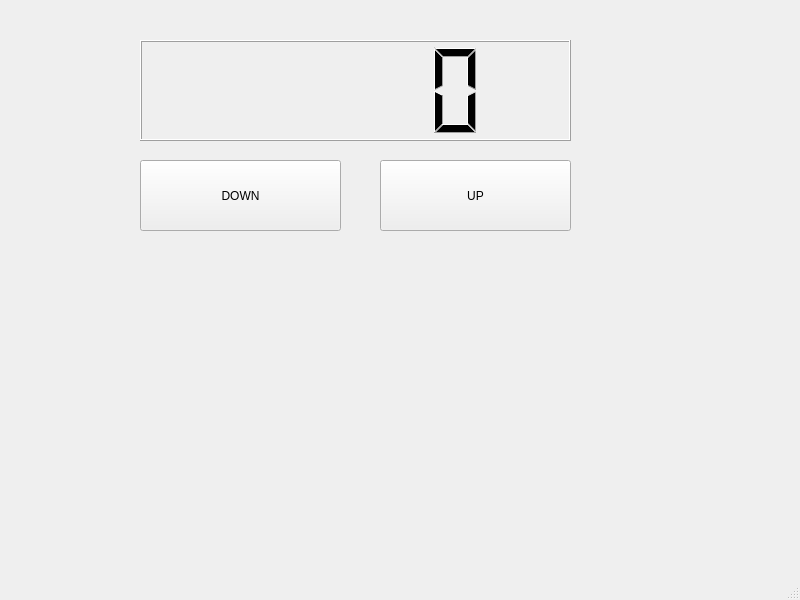
<?xml version="1.0" encoding="UTF-8"?>
<ui version="4.0">
 <class>MainWindow</class>
 <widget class="QMainWindow" name="MainWindow">
  <property name="geometry">
   <rect>
    <x>0</x>
    <y>0</y>
    <width>800</width>
    <height>600</height>
   </rect>
  </property>
  <property name="windowTitle">
   <string>MainWindow</string>
  </property>
  <widget class="QWidget" name="centralwidget">
   <widget class="QLCDNumber" name="lcdNumber">
    <property name="geometry">
     <rect>
      <x>140</x>
      <y>40</y>
      <width>431</width>
      <height>101</height>
     </rect>
    </property>
   </widget>
   <widget class="QPushButton" name="upButton">
    <property name="geometry">
     <rect>
      <x>380</x>
      <y>160</y>
      <width>191</width>
      <height>71</height>
     </rect>
    </property>
    <property name="text">
     <string>UP</string>
    </property>
   </widget>
   <widget class="QPushButton" name="downButton">
    <property name="geometry">
     <rect>
      <x>140</x>
      <y>160</y>
      <width>201</width>
      <height>71</height>
     </rect>
    </property>
    <property name="text">
     <string>DOWN</string>
    </property>
   </widget>
  </widget>
  <widget class="QMenuBar" name="menubar">
   <property name="geometry">
    <rect>
     <x>0</x>
     <y>0</y>
     <width>800</width>
     <height>22</height>
    </rect>
   </property>
  </widget>
  <widget class="QStatusBar" name="statusbar"/>
 </widget>
 <resources/>
 <connections/>
</ui>
